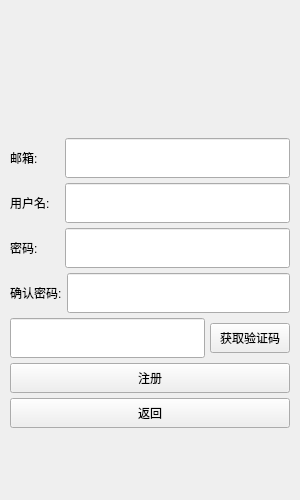
<?xml version="1.0" encoding="UTF-8"?>
<ui version="4.0">
 <class>UserRegisterWindow</class>
 <widget class="QWidget" name="UserRegisterWindow">
  <property name="geometry">
   <rect>
    <x>0</x>
    <y>0</y>
    <width>300</width>
    <height>500</height>
   </rect>
  </property>
  <property name="minimumSize">
   <size>
    <width>300</width>
    <height>500</height>
   </size>
  </property>
  <property name="maximumSize">
   <size>
    <width>300</width>
    <height>500</height>
   </size>
  </property>
  <property name="windowTitle">
   <string>Form</string>
  </property>
  <layout class="QVBoxLayout" name="verticalLayout_4">
   <property name="leftMargin">
    <number>10</number>
   </property>
   <property name="topMargin">
    <number>10</number>
   </property>
   <property name="rightMargin">
    <number>10</number>
   </property>
   <property name="bottomMargin">
    <number>10</number>
   </property>
   <item>
    <widget class="QWidget" name="backgound" native="true">
     <layout class="QVBoxLayout" name="verticalLayout_3">
      <property name="spacing">
       <number>5</number>
      </property>
      <property name="leftMargin">
       <number>0</number>
      </property>
      <property name="topMargin">
       <number>0</number>
      </property>
      <property name="rightMargin">
       <number>0</number>
      </property>
      <property name="bottomMargin">
       <number>0</number>
      </property>
      <item>
       <spacer name="verticalSpacer_2">
        <property name="orientation">
         <enum>Qt::Vertical</enum>
        </property>
        <property name="sizeHint" stdset="0">
         <size>
          <width>20</width>
          <height>40</height>
         </size>
        </property>
       </spacer>
      </item>
      <item>
       <layout class="QVBoxLayout" name="verticalLayout">
        <item>
         <layout class="QHBoxLayout" name="horizontalLayout">
          <item>
           <widget class="QLabel" name="label">
            <property name="sizePolicy">
             <sizepolicy hsizetype="Preferred" vsizetype="Fixed">
              <horstretch>0</horstretch>
              <verstretch>0</verstretch>
             </sizepolicy>
            </property>
            <property name="minimumSize">
             <size>
              <width>50</width>
              <height>25</height>
             </size>
            </property>
            <property name="text">
             <string>邮箱:</string>
            </property>
           </widget>
          </item>
          <item>
           <widget class="QLineEdit" name="email_input">
            <property name="minimumSize">
             <size>
              <width>0</width>
              <height>40</height>
             </size>
            </property>
           </widget>
          </item>
         </layout>
        </item>
        <item>
         <layout class="QHBoxLayout" name="horizontalLayout_2">
          <item>
           <widget class="QLabel" name="label_2">
            <property name="sizePolicy">
             <sizepolicy hsizetype="Preferred" vsizetype="Fixed">
              <horstretch>0</horstretch>
              <verstretch>0</verstretch>
             </sizepolicy>
            </property>
            <property name="minimumSize">
             <size>
              <width>50</width>
              <height>25</height>
             </size>
            </property>
            <property name="text">
             <string>用户名:</string>
            </property>
           </widget>
          </item>
          <item>
           <widget class="QLineEdit" name="nickName_input">
            <property name="minimumSize">
             <size>
              <width>0</width>
              <height>40</height>
             </size>
            </property>
            <property name="text">
             <string/>
            </property>
           </widget>
          </item>
         </layout>
        </item>
        <item>
         <layout class="QHBoxLayout" name="horizontalLayout_3">
          <item>
           <widget class="QLabel" name="label_3">
            <property name="sizePolicy">
             <sizepolicy hsizetype="Preferred" vsizetype="Fixed">
              <horstretch>0</horstretch>
              <verstretch>0</verstretch>
             </sizepolicy>
            </property>
            <property name="minimumSize">
             <size>
              <width>50</width>
              <height>25</height>
             </size>
            </property>
            <property name="text">
             <string>密码:</string>
            </property>
           </widget>
          </item>
          <item>
           <widget class="QLineEdit" name="pwd_input">
            <property name="minimumSize">
             <size>
              <width>0</width>
              <height>40</height>
             </size>
            </property>
           </widget>
          </item>
         </layout>
        </item>
        <item>
         <layout class="QHBoxLayout" name="horizontalLayout_4">
          <item>
           <widget class="QLabel" name="label_4">
            <property name="sizePolicy">
             <sizepolicy hsizetype="Preferred" vsizetype="Fixed">
              <horstretch>0</horstretch>
              <verstretch>0</verstretch>
             </sizepolicy>
            </property>
            <property name="minimumSize">
             <size>
              <width>50</width>
              <height>25</height>
             </size>
            </property>
            <property name="text">
             <string>确认密码:</string>
            </property>
           </widget>
          </item>
          <item>
           <widget class="QLineEdit" name="confirm_pwd_input">
            <property name="minimumSize">
             <size>
              <width>0</width>
              <height>40</height>
             </size>
            </property>
           </widget>
          </item>
         </layout>
        </item>
        <item>
         <layout class="QHBoxLayout" name="horizontalLayout_5">
          <item>
           <widget class="QLineEdit" name="verify_input">
            <property name="minimumSize">
             <size>
              <width>0</width>
              <height>40</height>
             </size>
            </property>
            <property name="text">
             <string/>
            </property>
           </widget>
          </item>
          <item>
           <widget class="TimerButton" name="verify_btn">
            <property name="minimumSize">
             <size>
              <width>0</width>
              <height>30</height>
             </size>
            </property>
            <property name="text">
             <string>获取验证码</string>
            </property>
           </widget>
          </item>
         </layout>
        </item>
       </layout>
      </item>
      <item>
       <layout class="QVBoxLayout" name="verticalLayout_2">
        <item>
         <widget class="QPushButton" name="confirm_reg_btn">
          <property name="minimumSize">
           <size>
            <width>0</width>
            <height>30</height>
           </size>
          </property>
          <property name="text">
           <string>注册</string>
          </property>
         </widget>
        </item>
        <item>
         <widget class="QPushButton" name="return_login_btn">
          <property name="minimumSize">
           <size>
            <width>0</width>
            <height>30</height>
           </size>
          </property>
          <property name="text">
           <string>返回</string>
          </property>
         </widget>
        </item>
        <item>
         <spacer name="verticalSpacer">
          <property name="orientation">
           <enum>Qt::Vertical</enum>
          </property>
          <property name="sizeHint" stdset="0">
           <size>
            <width>20</width>
            <height>40</height>
           </size>
          </property>
         </spacer>
        </item>
       </layout>
      </item>
     </layout>
    </widget>
   </item>
  </layout>
 </widget>
 <customwidgets>
  <customwidget>
   <class>TimerButton</class>
   <extends>QPushButton</extends>
   <header location="global">timerbutton.h</header>
  </customwidget>
 </customwidgets>
 <resources/>
 <connections/>
</ui>
